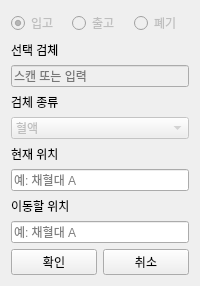
                   <widget class="QFrame" name="rightPanelFrame">
                    <property name="sizePolicy">
                     <sizepolicy hsizetype="Expanding" vsizetype="Expanding">
                      <horstretch>0</horstretch>
                      <verstretch>0</verstretch>
                     </sizepolicy>
                    </property>
                    <property name="minimumSize">
                     <size>
                      <width>200</width>
                      <height>0</height>
                     </size>
                    </property>
                    <layout class="QVBoxLayout" name="verticalLayout">
                     <item>
                      <layout class="QHBoxLayout" name="horizontalLayout_radio_tab2">
                       <item>
                        <widget class="QRadioButton" name="radioInbound_tab2">
                         <property name="enabled">
                          <bool>false</bool>
                         </property>
                         <property name="text">
                          <string>입고</string>
                         </property>
                         <property name="checked">
                          <bool>true</bool>
                         </property>
                        </widget>
                       </item>
                       <item>
                        <widget class="QRadioButton" name="radioOutbound_tab2">
                         <property name="enabled">
                          <bool>false</bool>
                         </property>
                         <property name="text">
                          <string>출고</string>
                         </property>
                        </widget>
                       </item>
                       <item>
                        <widget class="QRadioButton" name="radioDispose_tab2">
                         <property name="enabled">
                          <bool>false</bool>
                         </property>
                         <property name="text">
                          <string>폐기</string>
                         </property>
                        </widget>
                       </item>
                      </layout>
                     </item>
                     <item>
                      <widget class="QLabel" name="labelBarcode">
                       <property name="text">
                        <string>선택 검체</string>
                       </property>
                      </widget>
                     </item>
                     <item>
                      <widget class="QLineEdit" name="editBarcode">
                       <property name="enabled">
                        <bool>false</bool>
                       </property>
                       <property name="placeholderText">
                        <string>스캔 또는 입력</string>
                       </property>
                      </widget>
                     </item>
                     <item>
                      <widget class="QLabel" name="labelType">
                       <property name="text">
                        <string>검체 종류</string>
                       </property>
                      </widget>
                     </item>
                     <item>
                      <widget class="QComboBox" name="comboSampleType">
                       <property name="enabled">
                        <bool>false</bool>
                       </property>
                       <item>
                        <property name="text">
                         <string>혈액</string>
                        </property>
                       </item>
                       <item>
                        <property name="text">
                         <string>혈청</string>
                        </property>
                       </item>
                       <item>
                        <property name="text">
                         <string>혈장</string>
                        </property>
                       </item>
                      </widget>
                     </item>
                     <item>
                      <widget class="QLabel" name="labelLocation">
                       <property name="text">
                        <string>현재 위치</string>
                       </property>
                      </widget>
                     </item>
                     <item>
                      <widget class="QLineEdit" name="editLocation">
                       <property name="placeholderText">
                        <string>예: 채혈대 A</string>
                       </property>
                      </widget>
                     </item>
                     <item>
                      <widget class="QLabel" name="labelLocation_2">
                       <property name="text">
                        <string>이동할 위치</string>
                       </property>
                      </widget>
                     </item>
                     <item>
                      <widget class="QLineEdit" name="editLocation_2">
                       <property name="placeholderText">
                        <string>예: 채혈대 A</string>
                       </property>
                      </widget>
                     </item>
                     <item>
                      <layout class="QHBoxLayout" name="horizontalLayout_2">
                       <item>
                        <widget class="QPushButton" name="btnApply">
                         <property name="text">
                          <string>확인</string>
                         </property>
                        </widget>
                       </item>
                       <item>
                        <widget class="QPushButton" name="btnReset">
                         <property name="text">
                          <string>취소</string>
                         </property>
                        </widget>
                       </item>
                      </layout>
                     </item>
                    </layout>
                   </widget>
